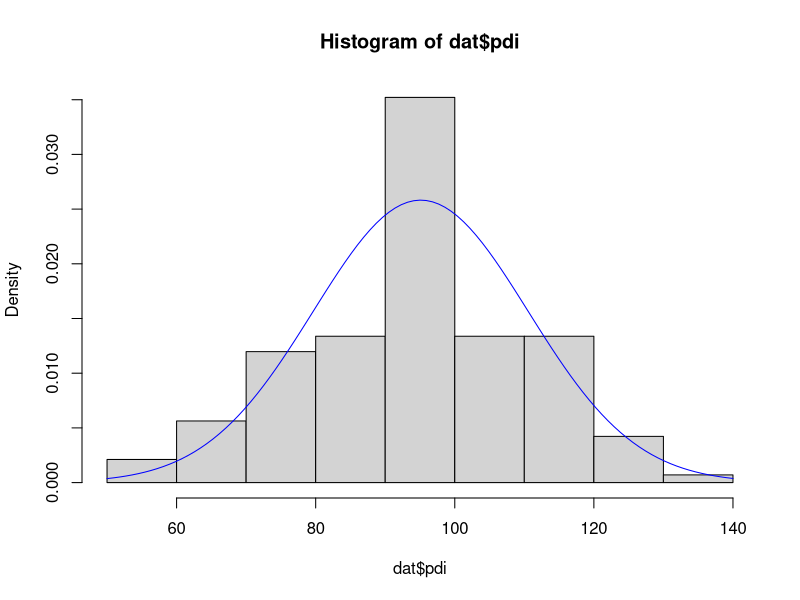
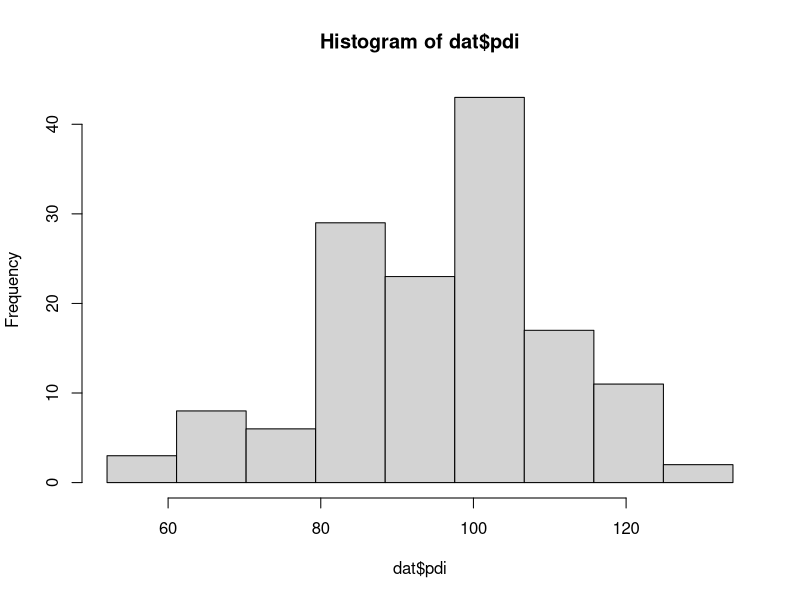
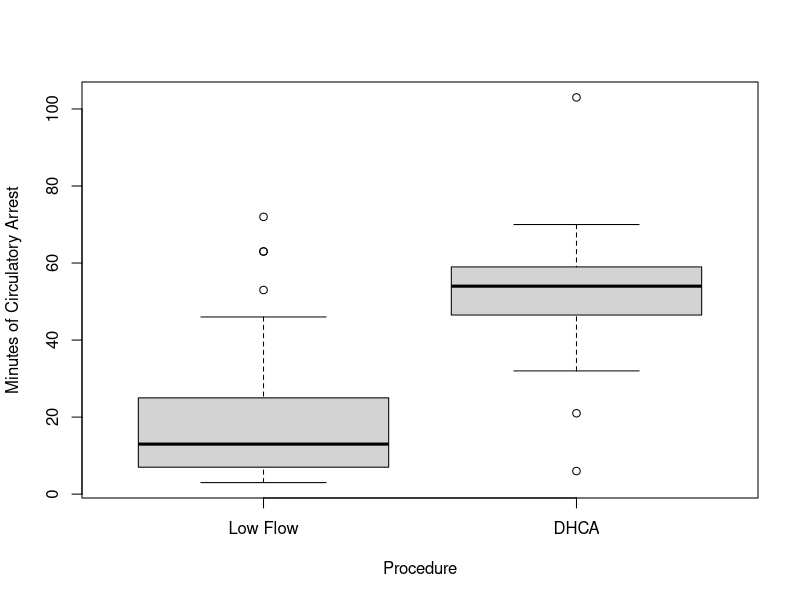
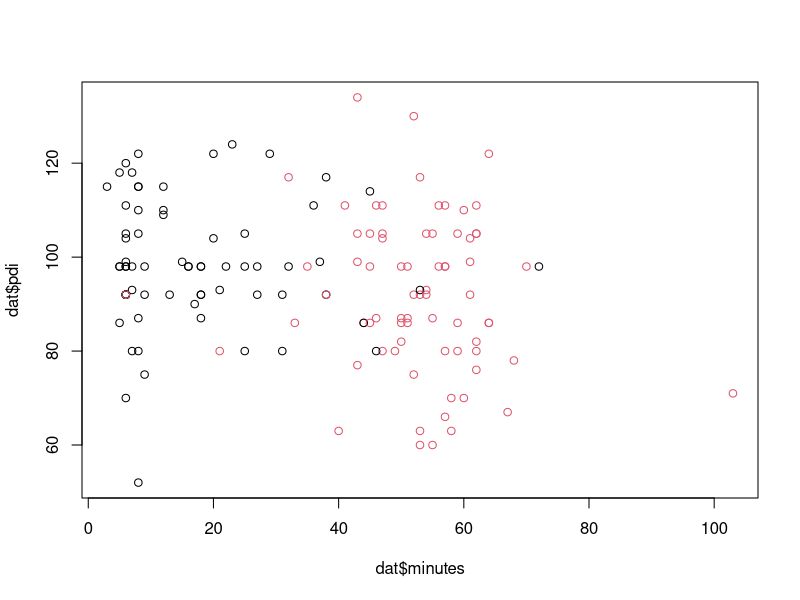
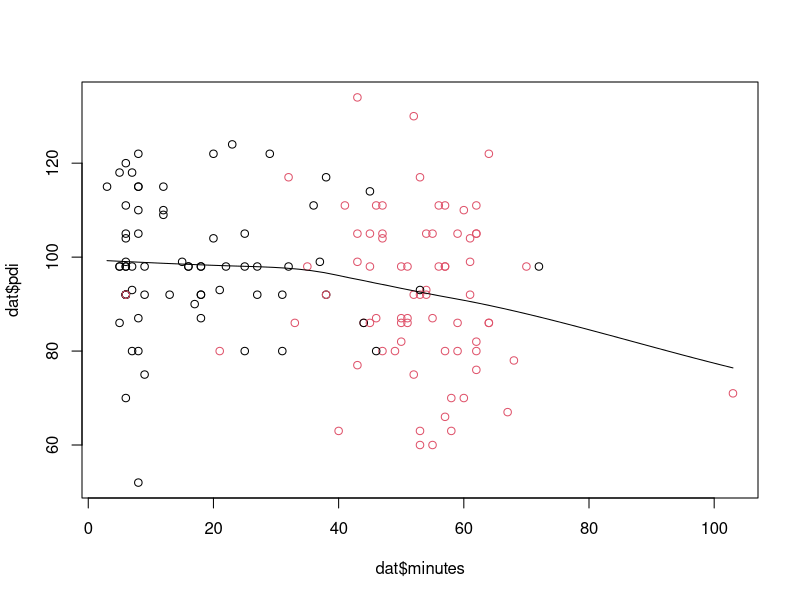
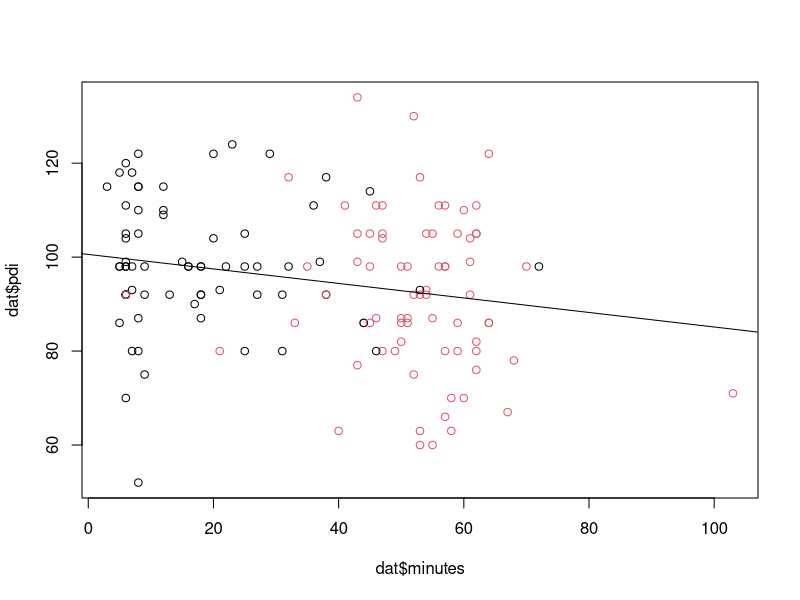

R code for these plots, in order:
# set working directory

setwd("C:/Users/glius/Dropbox/BST 210/Labs (Fall 2017)/Week 1")
dat = read.csv("circarrest.csv",header = T)

# view our data set
View(dat)

# check summary statistics
summary(dat)


# histogram of pdi
# option: prob, number of bins
hist(dat$pdi,prob=T)
# add on a normal overlay - requires a mean/standard deviation
pdi_mean = mean(dat$pdi, na.rm = T)
pdi_std  = sqrt(var(dat$pdi, na.rm = T))
curve(dnorm(x, mean=pdi_mean, sd=pdi_std), 
      col="blue",add=T)


hist(dat$pdi,seq(min(dat$pdi,na.rm = T),max(dat$pdi,na.rm = T),length.out=10))


boxplot(dat$minutes ~ factor(dat$dhca, levels = c(0,1),labels = c("Low Flow", "DHCA")), na.rm = TRUE, 
        xlab = "Procedure",
        ylab = "Minutes of Circulatory Arrest")

# scatter plot 
plot(dat$minutes, dat$pdi, col = dat$dhca + 1)
# loess curve
scatter.smooth(dat$minutes, dat$pdi, col = dat$dhca + 1)

# t-test 
t.test(dat$pdi, mu = 110)
t.test(dat$pdi, mu = 110, alternative = "greater")
t.test(dat$pdi, mu = 110, alternative = "less")

# Pearson's correlation test
cor.test(dat$pdi, dat$minutes)

# two-sample t-test, default in R is to assume unequal variance
t.test(dat$pdi ~ dat$dhca, var.equal = T)

# Linear Regression
mod1 = lm(pdi ~ minutes, data = dat)
summary(mod1)
confint(mod1)

# scatter plot with fitted values
plot(dat$minutes, dat$pdi, col = dat$dhca + 1)
abline(mod1)
